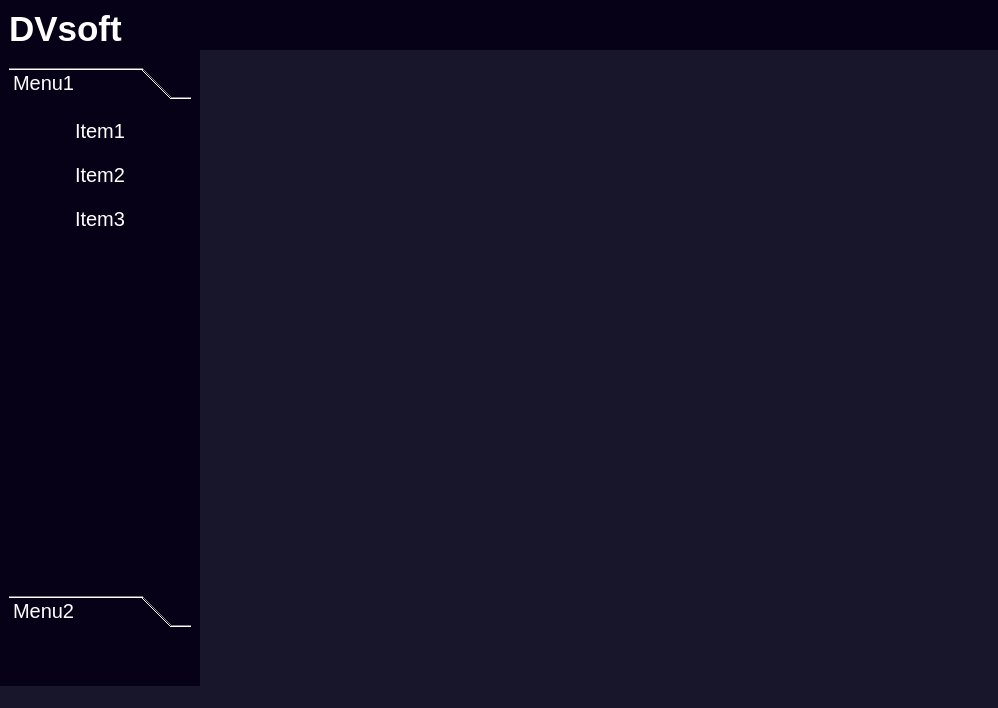
<?xml version="1.0" encoding="UTF-8"?>
<ui version="4.0">
 <class>MainWindow</class>
 <widget class="QMainWindow" name="MainWindow">
  <property name="geometry">
   <rect>
    <x>0</x>
    <y>0</y>
    <width>998</width>
    <height>708</height>
   </rect>
  </property>
  <property name="windowTitle">
   <string>MainWindow</string>
  </property>
  <property name="styleSheet">
   <string notr="true">background:#18162A;</string>
  </property>
  <widget class="QWidget" name="centralwidget">
   <property name="sizePolicy">
    <sizepolicy hsizetype="Expanding" vsizetype="Expanding">
     <horstretch>0</horstretch>
     <verstretch>0</verstretch>
    </sizepolicy>
   </property>
   <layout class="QHBoxLayout" stretch="0,0">
    <property name="spacing">
     <number>0</number>
    </property>
    <property name="leftMargin">
     <number>0</number>
    </property>
    <property name="topMargin">
     <number>0</number>
    </property>
    <property name="rightMargin">
     <number>0</number>
    </property>
    <property name="bottomMargin">
     <number>0</number>
    </property>
    <item>
     <widget class="QFrame" name="leftMenu">
      <property name="sizePolicy">
       <sizepolicy hsizetype="Preferred" vsizetype="Expanding">
        <horstretch>0</horstretch>
        <verstretch>0</verstretch>
       </sizepolicy>
      </property>
      <property name="minimumSize">
       <size>
        <width>200</width>
        <height>0</height>
       </size>
      </property>
      <property name="maximumSize">
       <size>
        <width>200</width>
        <height>16777215</height>
       </size>
      </property>
      <property name="styleSheet">
       <string notr="true">background:#060117; border:none;</string>
      </property>
      <property name="frameShape">
       <enum>QFrame::StyledPanel</enum>
      </property>
      <property name="frameShadow">
       <enum>QFrame::Raised</enum>
      </property>
      <property name="lineWidth">
       <number>0</number>
      </property>
      <layout class="QVBoxLayout" name="verticalLayout_2">
       <property name="spacing">
        <number>0</number>
       </property>
       <property name="leftMargin">
        <number>0</number>
       </property>
       <property name="topMargin">
        <number>0</number>
       </property>
       <property name="rightMargin">
        <number>0</number>
       </property>
       <property name="bottomMargin">
        <number>0</number>
       </property>
       <item alignment="Qt::AlignTop">
        <widget class="QFrame" name="frame_4">
         <property name="minimumSize">
          <size>
           <width>0</width>
           <height>50</height>
          </size>
         </property>
         <property name="frameShape">
          <enum>QFrame::StyledPanel</enum>
         </property>
         <property name="frameShadow">
          <enum>QFrame::Raised</enum>
         </property>
         <layout class="QVBoxLayout" name="verticalLayout_3">
          <item alignment="Qt::AlignTop">
           <widget class="QLabel" name="label">
            <property name="font">
             <font>
              <pointsize>-1</pointsize>
              <weight>75</weight>
              <italic>false</italic>
              <bold>true</bold>
              <underline>false</underline>
              <strikeout>false</strikeout>
             </font>
            </property>
            <property name="styleSheet">
             <string notr="true">color:white; font-size:35px;</string>
            </property>
            <property name="text">
             <string>DVsoft</string>
            </property>
           </widget>
          </item>
         </layout>
        </widget>
       </item>
       <item>
        <widget class="QFrame" name="frame_5">
         <property name="sizePolicy">
          <sizepolicy hsizetype="Preferred" vsizetype="Expanding">
           <horstretch>0</horstretch>
           <verstretch>0</verstretch>
          </sizepolicy>
         </property>
         <property name="frameShape">
          <enum>QFrame::StyledPanel</enum>
         </property>
         <property name="frameShadow">
          <enum>QFrame::Raised</enum>
         </property>
         <layout class="QVBoxLayout" name="verticalLayout_4">
          <item>
           <widget class="QToolBox" name="Menu2">
            <property name="styleSheet">
             <string notr="true">color:white;font-style:Andale Mono, monospace;font-size:20px;border:none;</string>
            </property>
            <property name="currentIndex">
             <number>0</number>
            </property>
            <widget class="QWidget" name="Menu1">
             <property name="geometry">
              <rect>
               <x>0</x>
               <y>0</y>
               <width>182</width>
               <height>484</height>
              </rect>
             </property>
             <attribute name="icon">
              <iconset resource="icons/icons.qrc">
               <normaloff>:/icons/strelka3.svg</normaloff>:/icons/strelka3.svg</iconset>
             </attribute>
             <attribute name="label">
              <string>Menu1</string>
             </attribute>
             <layout class="QVBoxLayout" name="verticalLayout_5">
              <item alignment="Qt::AlignTop">
               <widget class="QFrame" name="frame_7">
                <property name="frameShape">
                 <enum>QFrame::StyledPanel</enum>
                </property>
                <property name="frameShadow">
                 <enum>QFrame::Raised</enum>
                </property>
                <layout class="QVBoxLayout" name="verticalLayout_6">
                 <property name="spacing">
                  <number>20</number>
                 </property>
                 <property name="leftMargin">
                  <number>0</number>
                 </property>
                 <property name="topMargin">
                  <number>5</number>
                 </property>
                 <property name="rightMargin">
                  <number>0</number>
                 </property>
                 <property name="bottomMargin">
                  <number>0</number>
                 </property>
                 <item>
                  <widget class="QPushButton" name="pushButton">
                   <property name="text">
                    <string>Item1</string>
                   </property>
                  </widget>
                 </item>
                 <item>
                  <widget class="QPushButton" name="pushButton_2">
                   <property name="text">
                    <string>Item2</string>
                   </property>
                  </widget>
                 </item>
                 <item>
                  <widget class="QPushButton" name="pushButton_3">
                   <property name="text">
                    <string>Item3</string>
                   </property>
                  </widget>
                 </item>
                </layout>
               </widget>
              </item>
             </layout>
            </widget>
            <widget class="QWidget" name="menu2">
             <property name="geometry">
              <rect>
               <x>0</x>
               <y>0</y>
               <width>182</width>
               <height>484</height>
              </rect>
             </property>
             <attribute name="icon">
              <iconset resource="icons/icons.qrc">
               <normaloff>:/icons/strelka3.svg</normaloff>:/icons/strelka3.svg</iconset>
             </attribute>
             <attribute name="label">
              <string>Menu2</string>
             </attribute>
             <layout class="QVBoxLayout" name="verticalLayout_7">
              <item>
               <widget class="QFrame" name="frame_8">
                <property name="frameShape">
                 <enum>QFrame::StyledPanel</enum>
                </property>
                <property name="frameShadow">
                 <enum>QFrame::Raised</enum>
                </property>
                <layout class="QVBoxLayout" name="verticalLayout_8">
                 <property name="spacing">
                  <number>15</number>
                 </property>
                 <property name="leftMargin">
                  <number>0</number>
                 </property>
                 <property name="topMargin">
                  <number>0</number>
                 </property>
                 <property name="rightMargin">
                  <number>0</number>
                 </property>
                 <property name="bottomMargin">
                  <number>0</number>
                 </property>
                 <item>
                  <widget class="QPushButton" name="pushButton_4">
                   <property name="text">
                    <string>PushButton</string>
                   </property>
                  </widget>
                 </item>
                 <item>
                  <widget class="QPushButton" name="pushButton_5">
                   <property name="text">
                    <string>PushButton</string>
                   </property>
                  </widget>
                 </item>
                 <item>
                  <widget class="QLabel" name="label_2">
                   <property name="text">
                    <string>Больше информации вы можете прочеть на нашем сайте, который ещё не готов :)</string>
                   </property>
                   <property name="wordWrap">
                    <bool>true</bool>
                   </property>
                  </widget>
                 </item>
                </layout>
               </widget>
              </item>
             </layout>
            </widget>
           </widget>
          </item>
         </layout>
        </widget>
       </item>
       <item>
        <widget class="QFrame" name="frame_6">
         <property name="minimumSize">
          <size>
           <width>0</width>
           <height>50</height>
          </size>
         </property>
         <property name="frameShape">
          <enum>QFrame::StyledPanel</enum>
         </property>
         <property name="frameShadow">
          <enum>QFrame::Raised</enum>
         </property>
        </widget>
       </item>
      </layout>
     </widget>
    </item>
    <item>
     <widget class="QFrame" name="MainFrame">
      <property name="styleSheet">
       <string notr="true">border:none;</string>
      </property>
      <property name="frameShape">
       <enum>QFrame::StyledPanel</enum>
      </property>
      <property name="frameShadow">
       <enum>QFrame::Raised</enum>
      </property>
      <layout class="QVBoxLayout" name="verticalLayout">
       <property name="spacing">
        <number>0</number>
       </property>
       <property name="leftMargin">
        <number>0</number>
       </property>
       <property name="topMargin">
        <number>0</number>
       </property>
       <property name="rightMargin">
        <number>0</number>
       </property>
       <property name="bottomMargin">
        <number>0</number>
       </property>
       <item>
        <widget class="QFrame" name="header">
         <property name="minimumSize">
          <size>
           <width>0</width>
           <height>50</height>
          </size>
         </property>
         <property name="styleSheet">
          <string notr="true">background:#060117; border:none;</string>
         </property>
         <property name="frameShape">
          <enum>QFrame::StyledPanel</enum>
         </property>
         <property name="frameShadow">
          <enum>QFrame::Raised</enum>
         </property>
         <property name="lineWidth">
          <number>0</number>
         </property>
         <layout class="QHBoxLayout" name="horizontalLayout_2">
          <item>
           <widget class="QFrame" name="frame">
            <property name="frameShape">
             <enum>QFrame::StyledPanel</enum>
            </property>
            <property name="frameShadow">
             <enum>QFrame::Raised</enum>
            </property>
            <layout class="QHBoxLayout" name="horizontalLayout">
             <item>
              <widget class="QPushButton" name="pushButton_6">
               <property name="text">
                <string/>
               </property>
               <property name="icon">
                <iconset resource="icons/icons.qrc">
                 <normaloff>:/icons/align-justify.svg</normaloff>:/icons/align-justify.svg</iconset>
               </property>
               <property name="iconSize">
                <size>
                 <width>32</width>
                 <height>32</height>
                </size>
               </property>
              </widget>
             </item>
            </layout>
           </widget>
          </item>
          <item>
           <widget class="QFrame" name="frame_2">
            <property name="frameShape">
             <enum>QFrame::StyledPanel</enum>
            </property>
            <property name="frameShadow">
             <enum>QFrame::Raised</enum>
            </property>
           </widget>
          </item>
          <item>
           <widget class="QFrame" name="frame_3">
            <property name="frameShape">
             <enum>QFrame::StyledPanel</enum>
            </property>
            <property name="frameShadow">
             <enum>QFrame::Raised</enum>
            </property>
           </widget>
          </item>
         </layout>
        </widget>
       </item>
       <item>
        <widget class="QFrame" name="main">
         <property name="sizePolicy">
          <sizepolicy hsizetype="Preferred" vsizetype="Expanding">
           <horstretch>0</horstretch>
           <verstretch>0</verstretch>
          </sizepolicy>
         </property>
         <property name="font">
          <font>
           <stylestrategy>PreferDefault</stylestrategy>
          </font>
         </property>
         <property name="autoFillBackground">
          <bool>false</bool>
         </property>
         <property name="frameShape">
          <enum>QFrame::StyledPanel</enum>
         </property>
         <property name="frameShadow">
          <enum>QFrame::Raised</enum>
         </property>
        </widget>
       </item>
       <item>
        <widget class="QFrame" name="footer">
         <property name="minimumSize">
          <size>
           <width>50</width>
           <height>50</height>
          </size>
         </property>
         <property name="frameShape">
          <enum>QFrame::StyledPanel</enum>
         </property>
         <property name="frameShadow">
          <enum>QFrame::Raised</enum>
         </property>
        </widget>
       </item>
      </layout>
     </widget>
    </item>
   </layout>
  </widget>
  <widget class="QStatusBar" name="statusbar"/>
 </widget>
 <resources>
  <include location="icons/icons.qrc"/>
 </resources>
 <connections/>
</ui>
